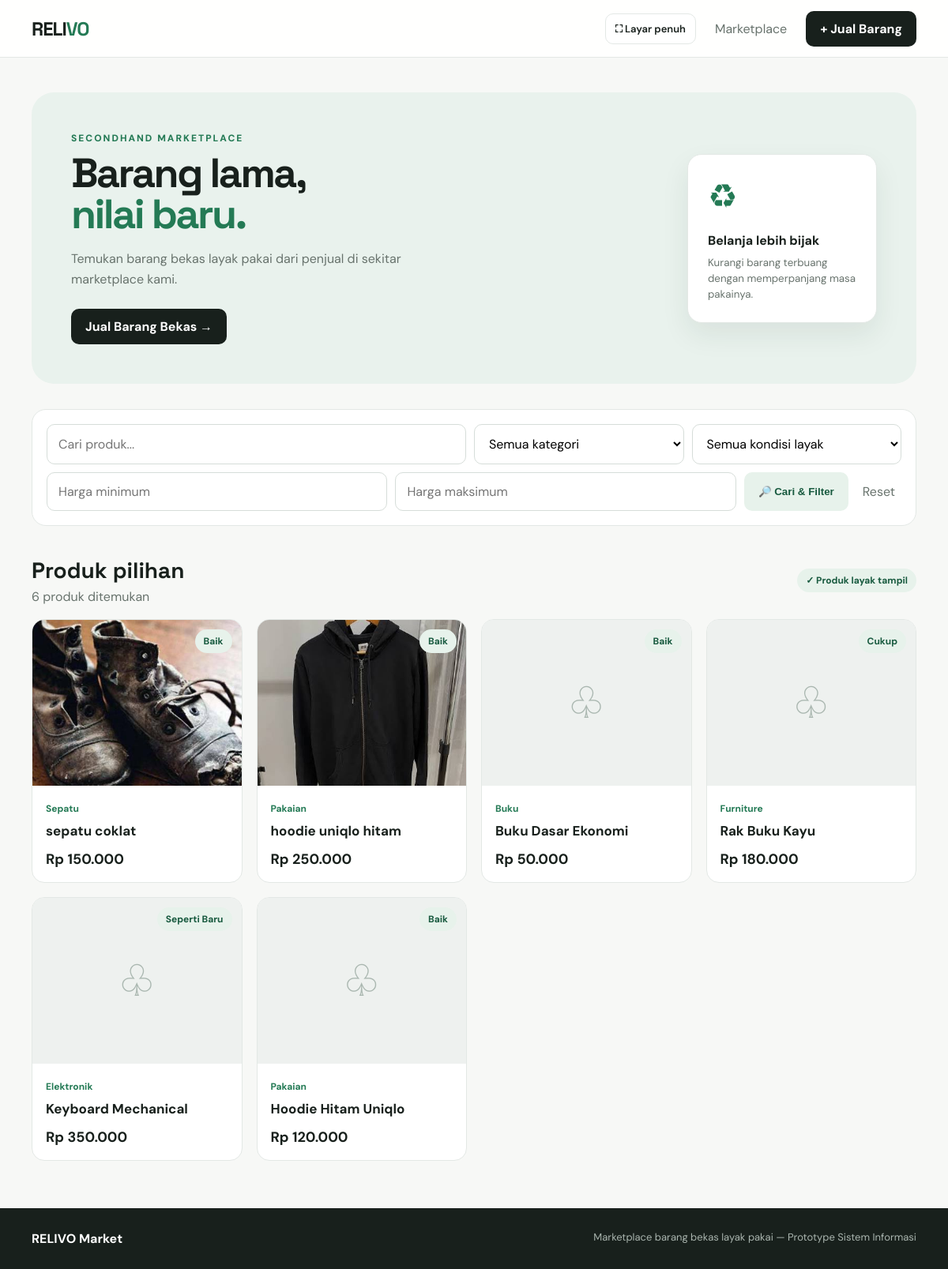
The page / on the database its author committed.
### tables this page shows
CREATE TABLE products (
            id INTEGER PRIMARY KEY AUTOINCREMENT,
            name TEXT NOT NULL,
            category TEXT NOT NULL,
            condition TEXT NOT NULL,
            price INTEGER NOT NULL,
            image TEXT,
            description TEXT,
            eligible INTEGER NOT NULL DEFAULT 1,
            created_at TIMESTAMP DEFAULT CURRENT_TIMESTAMP
        );

### app.py (the view)
@app.route("/")
def index():
    category = request.args.get("category", "")
    condition = request.args.get("condition", "")
    search = request.args.get("search", "").strip()
    min_price = request.args.get("min_price", "")
    max_price = request.args.get("max_price", "")
    query = """
        SELECT * FROM products
        WHERE eligible = 1
    """
    params = []
    if search:
        query += " AND (name LIKE ? OR description LIKE ?)"
        params += [f"%{search}%", f"%{search}%"]
    if category:
        query += " AND category = ?"
        params.append(category)
    if condition:
        query += " AND condition = ?"
        params.append(condition)
    min_value = parse_price(min_price)
    max_value = parse_price(max_price)
    if min_value is not None:
        query += " AND price >= ?"
        params.append(min_value)
    if max_value is not None:
        query += " AND price <= ?"
        params.append(max_value)
    query += " ORDER BY id DESC"
    conn = get_db()
    products = conn.execute(query, params).fetchall()
    conn.close()
    return render_template(
        "index.html",
        products=products,
        categories=CATEGORIES,
        conditions=list(ELIGIBLE_CONDITIONS),
        selected_category=category,
        selected_condition=condition,
        search=search,
        min_price=min_price,
        max_price=max_price
    )

### app.py (called while the page is built)
def get_db():
    conn = sqlite3.connect(DB_PATH)
    conn.row_factory = sqlite3.Row
    return conn

def parse_price(value):
    try:
        price = int(value)
        return price if price >= 0 else None
    except (TypeError, ValueError):
        return None

@app.template_filter("rupiah")
def rupiah(value):
    return "Rp {:,}".format(value).replace(",", ".")

### templates/index.html (shortened to what this page needs)
{% extends "base.html" %}
{% block content %}
<section class="hero">
    <div>
        <div class="eyebrow">SECONDHAND MARKETPLACE</div>
        <h1>Barang lama,<br><span>nilai baru.</span></h1>
        <p>Temukan barang bekas layak pakai dari penjual di sekitar marketplace kami.</p>
        <a href="{{ url_for('add_product') }}" class="primary-button">Jual Barang Bekas →</a>
    </div>
    <div class="hero-card">
        <div class="hero-icon">♻</div>
        <strong>Belanja lebih bijak</strong>
        <small>Kurangi barang terbuang dengan memperpanjang masa pakainya.</small>
    </div>
</section>
<section class="filter-panel">
    <form method="GET">
        <div class="search-row">
            <input name="search" value="{{ search }}" placeholder="Cari produk...">
            <select name="category">
                <option value="">Semua kategori</option>
            </select>
            <select name="condition">
                <option value="">Semua kondisi layak</option>
            </select>
        </div>
        <div class="price-row">
            <input type="number" name="min_price" value="{{ min_price }}" placeholder="Harga minimum">
            <input type="number" name="max_price" value="{{ max_price }}" placeholder="Harga maksimum">
            <button class="secondary-button" type="submit">🔎 Cari & Filter</button>
            <a class="reset" href="{{ url_for('index') }}">Reset</a>
        </div>
    </form>
</section>
<div class="section-heading">
    <div>
        <h2>Produk pilihan</h2>
        <p>{{ products|length }} produk ditemukan</p>
    </div>
    <span class="status-pill">✓ Produk layak tampil</span>
</div>
{% if products %}
<div class="product-grid">
    {% for product in products %}
    <a href="{{ url_for('product_detail', product_id=product['id']) }}" class="product-card">
        <div class="product-image">
            {% if product['image'] %}
                <img src="{{ url_for('static', filename='uploads/' + product['image']) }}" alt="{{ product['name'] }}">
            {% else %}
                <div class="placeholder">♧</div>
            {% endif %}
            <span class="condition-badge">{{ product['condition'] }}</span>
        </div>
        <div class="product-info">
            <small>{{ product['category'] }}</small>
            <h3>{{ product['name'] }}</h3>
            <strong>{{ product['price']|rupiah }}</strong>
        </div>
    </a>
    {% endfor %}
</div>
{% else %}
<div class="empty">
    <div>⌕</div>
    <h3>Produk tidak ditemukan</h3>
    <p>Coba ubah kata kunci atau filter pencarian.</p>
</div>
{% endif %}
{% endblock %}

### templates/base.html (shortened to what this page needs)
<!doctype html>
<html lang="id">
<head>
    <link rel="stylesheet" href="{{ url_for('static', filename='style.css') }}">
</head>
<body>
<nav class="navbar">
    <div class="container nav-inner">
        <a class="brand" href="{{ url_for('index') }}">RELI<span>VO</span></a>
        <div class="nav-links">
            <button type="button" class="fullscreen-button" id="fullscreenToggle" aria-label="Aktifkan layar penuh">⛶ Layar penuh</button>
            <a href="{{ url_for('index') }}">Marketplace</a>
            <a href="{{ url_for('add_product') }}" class="nav-button">+ Jual Barang</a>
        </div>
    </div>
</nav>
<main class="container">
    {% block content %}{% endblock %}
</main>
<footer>
    <div class="container">
        <strong>RELIVO Market</strong>
        <span>Marketplace barang bekas layak pakai — Prototype Sistem Informasi</span>
    </div>
</footer>
</body>
</html>

### static/style.css (style rules this page uses)
:root { --ink: #18201c; --muted: #68736d; --line: #e3e8e5; --paper: #f7f8f6; --card: #ffffff; --accent: #247a55; --accent-dark: #185a3f; --soft: #e7f2eb; --danger: #a33d3d; --warning: #8a6318; }
* { box-sizing: border-box; }
body { margin: 0; background: var(--paper); color: var(--ink); font-family: "DM Sans", Arial, sans-serif; }
a { color: inherit; text-decoration: none; }
.container { width: min(1120px, calc(100% - 40px)); margin: auto; }
.navbar { background: rgba(255,255,255,.95); border-bottom: 1px solid var(--line); position: sticky; top: 0; z-index: 10; }
.nav-inner { height: 72px; display: flex; align-items: center; justify-content: space-between; }
.brand { font: 700 24px "Space Grotesk"; letter-spacing: -1px; }
.brand span { color: var(--accent); }
.nav-links { display: flex; gap: 24px; align-items: center; color: var(--muted); }
.nav-button, .primary-button { background: var(--ink); color: white; padding: 12px 18px; border-radius: 10px; border: 0; font-weight: 700; cursor: pointer; display: inline-block; }
.hero { margin: 44px 0 32px; padding: 50px; background: #e9f2ed; border-radius: 28px; display: flex; justify-content: space-between; align-items: center; gap: 30px; }
.eyebrow { color: var(--accent); font-size: 12px; font-weight: 800; letter-spacing: 2px; margin-bottom: 10px; }
.hero h1, .page-title h1 { font: 700 52px/1 "Space Grotesk"; letter-spacing: -2.5px; margin: 0 0 18px; }
.hero h1 span { color: var(--accent); }
.hero p { color: var(--muted); max-width: 500px; line-height: 1.6; margin-bottom: 25px; }
.hero-card { width: 240px; background: white; border: 1px solid var(--line); border-radius: 18px; padding: 25px; box-shadow: 0 15px 35px rgba(20,50,35,.08); }
.hero-icon { font-size: 42px; color: var(--accent); margin-bottom: 18px; }
.hero-card strong, .hero-card small { display:block; }
.hero-card small { color: var(--muted); line-height: 1.5; margin-top: 8px; }
.filter-panel { background: white; border: 1px solid var(--line); border-radius: 18px; padding: 18px; margin-bottom: 38px; }
.search-row, .price-row { display: grid; gap: 10px; }
.search-row { grid-template-columns: 2fr 1fr 1fr; margin-bottom: 10px; }
.price-row { grid-template-columns: 1fr 1fr auto auto; }
input, select, textarea { width: 100%; padding: 13px 14px; border: 1px solid #d6ddd9; border-radius: 10px; background: white; font: inherit; outline: none; }
.secondary-button { border: 0; border-radius: 10px; background: var(--soft); color: var(--accent-dark); font-weight: 700; padding: 0 18px; cursor: pointer; }
.reset { display:flex; align-items:center; padding:0 8px; color:var(--muted); }
.section-heading { display:flex; justify-content:space-between; align-items:center; margin-bottom:18px; }
.section-heading h2 { margin:0; font:700 28px "Space Grotesk"; }
.section-heading p { margin:5px 0 0; color:var(--muted); }
.status-pill, .condition-badge { background: var(--soft); color: var(--accent-dark); border-radius: 999px; padding: 7px 11px; font-size: 12px; font-weight: 700; }
.product-grid { display:grid; grid-template-columns:repeat(4,1fr); gap:18px; margin-bottom:60px; }
.product-card { background:white; border:1px solid var(--line); border-radius:16px; overflow:hidden; transition:.2s; }
.product-image { height:210px; background:#eef1ef; position:relative; display:flex; align-items:center; justify-content:center; overflow:hidden; }
.product-image img { width:100%; height:100%; object-fit:cover; }
.placeholder { font-size:55px; color:#aab7b0; }
.condition-badge { position:absolute; top:12px; right:12px; }
.product-info { padding:17px; }
.product-info small, .category-label { color:var(--accent); font-weight:700; font-size:12px; }
.product-info h3 { font-size:17px; margin:8px 0 13px; }
.product-info strong { font-size:18px; }
footer { background:var(--ink); color:white; padding:28px 0; margin-top:50px; }
footer .container { display:flex; justify-content:space-between; gap:20px; }
footer span { color:#aab5af; font-size:13px; }
.fullscreen-button { border:1px solid var(--line); background:#fff; color:var(--ink); padding:10px 12px; border-radius:10px; font:600 13px "DM Sans",sans-serif; cursor:pointer; }

### rows shown on the page
products: image (picture), condition "Baik", category "Sepatu", name "sepatu coklat", price|rupiah "Rp 150.000"
products: image (picture), condition "Baik", category "Pakaian", name "hoodie uniqlo hitam", price|rupiah "Rp 250.000"
products: condition "Baik", category "Buku", name "Buku Dasar Ekonomi", price|rupiah "Rp 50.000"
products: condition "Cukup", category "Furniture", name "Rak Buku Kayu", price|rupiah "Rp 180.000"
products: condition "Seperti Baru", category "Elektronik", name "Keyboard Mechanical", price|rupiah "Rp 350.000"
products: condition "Baik", category "Pakaian", name "Hoodie Hitam Uniqlo", price|rupiah "Rp 120.000"

### other values the page prints
{{ products|length }} "6"
